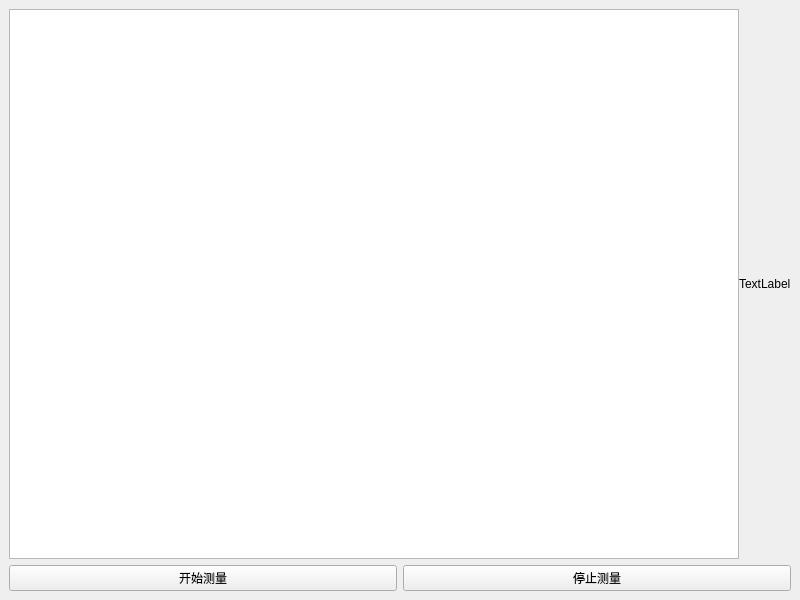
<?xml version="1.0" encoding="UTF-8"?>
<ui version="4.0">
 <class>MainWindow</class>
 <widget class="QMainWindow" name="MainWindow">
  <property name="geometry">
   <rect>
    <x>0</x>
    <y>0</y>
    <width>800</width>
    <height>600</height>
   </rect>
  </property>
  <property name="windowTitle">
   <string>MainWindow</string>
  </property>
  <widget class="QWidget" name="centralwidget">
   <layout class="QVBoxLayout" name="verticalLayout">
    <item>
     <layout class="QHBoxLayout" name="horizontalLayout_2">
      <property name="spacing">
       <number>0</number>
      </property>
      <item>
       <widget class="WaveView" name="graphicsView"/>
      </item>
      <item>
       <widget class="QLabel" name="label">
        <property name="styleSheet">
         <string notr="true">font: 700 18pt &quot;Microsoft YaHei UI&quot;;
color: rgb(0, 0, 0);</string>
        </property>
        <property name="text">
         <string>TextLabel</string>
        </property>
       </widget>
      </item>
     </layout>
    </item>
    <item>
     <layout class="QHBoxLayout" name="horizontalLayout">
      <item>
       <widget class="QPushButton" name="pushButton">
        <property name="text">
         <string>开始测量</string>
        </property>
       </widget>
      </item>
      <item>
       <widget class="QPushButton" name="pushButton_2">
        <property name="text">
         <string>停止测量</string>
        </property>
       </widget>
      </item>
     </layout>
    </item>
   </layout>
  </widget>
 </widget>
 <customwidgets>
  <customwidget>
   <class>WaveView</class>
   <extends>QGraphicsView</extends>
   <header>waveview.h</header>
  </customwidget>
 </customwidgets>
 <resources/>
 <connections/>
</ui>
